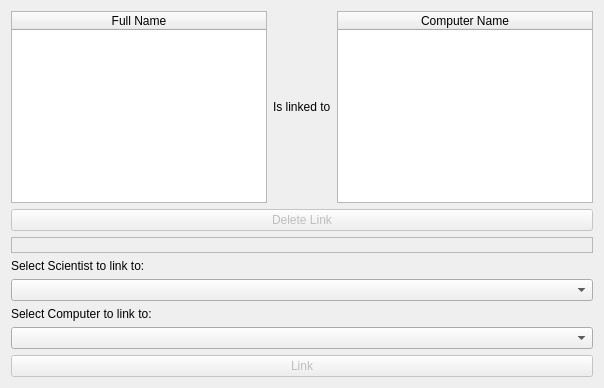
      <widget class="QWidget" name="linking_tab">
       <attribute name="title">
        <string>Linking</string>
       </attribute>
       <layout class="QVBoxLayout" name="verticalLayout_12">
        <item>
         <layout class="QHBoxLayout" name="horizontalLayout_9">
          <item>
           <layout class="QVBoxLayout" name="verticalLayout_11"/>
          </item>
          <item>
           <widget class="QTableWidget" name="scientist_link_table">
            <property name="editTriggers">
             <set>QAbstractItemView::NoEditTriggers</set>
            </property>
            <attribute name="horizontalHeaderStretchLastSection">
             <bool>true</bool>
            </attribute>
            <attribute name="verticalHeaderVisible">
             <bool>false</bool>
            </attribute>
            <column>
             <property name="text">
              <string>Full Name</string>
             </property>
            </column>
           </widget>
          </item>
          <item>
           <widget class="QLabel" name="label_4">
            <property name="text">
             <string>Is linked to</string>
            </property>
           </widget>
          </item>
          <item>
           <widget class="QTableWidget" name="computer_link_table">
            <property name="editTriggers">
             <set>QAbstractItemView::NoEditTriggers</set>
            </property>
            <property name="rowCount">
             <number>0</number>
            </property>
            <attribute name="horizontalHeaderStretchLastSection">
             <bool>true</bool>
            </attribute>
            <attribute name="verticalHeaderVisible">
             <bool>false</bool>
            </attribute>
            <column>
             <property name="text">
              <string>Computer Name</string>
             </property>
            </column>
           </widget>
          </item>
         </layout>
        </item>
        <item>
         <widget class="QPushButton" name="link_delete_button">
          <property name="enabled">
           <bool>false</bool>
          </property>
          <property name="text">
           <string>Delete Link</string>
          </property>
         </widget>
        </item>
        <item>
         <widget class="QLabel" name="Link_success_fail_label">
          <property name="minimumSize">
           <size>
            <width>0</width>
            <height>0</height>
           </size>
          </property>
          <property name="frameShape">
           <enum>QFrame::StyledPanel</enum>
          </property>
          <property name="text">
           <string/>
          </property>
          <property name="alignment">
           <set>Qt::AlignCenter</set>
          </property>
          <property name="textInteractionFlags">
           <set>Qt::NoTextInteraction</set>
          </property>
         </widget>
        </item>
        <item>
         <widget class="QLabel" name="label_2">
          <property name="text">
           <string>Select Scientist to link to:</string>
          </property>
         </widget>
        </item>
        <item>
         <widget class="QComboBox" name="scientist_dropdown"/>
        </item>
        <item>
         <widget class="QLabel" name="label_3">
          <property name="text">
           <string>Select Computer to link to:</string>
          </property>
         </widget>
        </item>
        <item>
         <widget class="QComboBox" name="computer_dropdown"/>
        </item>
        <item>
         <widget class="QPushButton" name="link_button">
          <property name="enabled">
           <bool>false</bool>
          </property>
          <property name="text">
           <string>Link</string>
          </property>
         </widget>
        </item>
       </layout>
      </widget>
